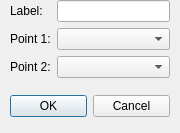
<?xml version="1.0" encoding="UTF-8"?>
<ui version="4.0">
 <class>AddPointMidpoint</class>
 <widget class="QDialog" name="AddPointMidpoint">
  <property name="geometry">
   <rect>
    <x>0</x>
    <y>0</y>
    <width>180</width>
    <height>133</height>
   </rect>
  </property>
  <property name="windowTitle">
   <string>Dialog</string>
  </property>
  <widget class="QDialogButtonBox" name="buttonBox">
   <property name="geometry">
    <rect>
     <x>10</x>
     <y>90</y>
     <width>160</width>
     <height>32</height>
    </rect>
   </property>
   <property name="orientation">
    <enum>Qt::Horizontal</enum>
   </property>
   <property name="standardButtons">
    <set>QDialogButtonBox::Cancel|QDialogButtonBox::Ok</set>
   </property>
  </widget>
  <widget class="QWidget" name="formLayoutWidget">
   <property name="geometry">
    <rect>
     <x>10</x>
     <y>0</y>
     <width>160</width>
     <height>80</height>
    </rect>
   </property>
   <layout class="QFormLayout" name="formLayout">
    <item row="0" column="0">
     <widget class="QLabel" name="labelLabel">
      <property name="text">
       <string>Label:</string>
      </property>
     </widget>
    </item>
    <item row="0" column="1">
     <widget class="QLineEdit" name="labelLineEdit"/>
    </item>
    <item row="1" column="0">
     <widget class="QLabel" name="point1Label">
      <property name="text">
       <string>Point 1:</string>
      </property>
     </widget>
    </item>
    <item row="1" column="1">
     <widget class="QComboBox" name="point1ComboBox"/>
    </item>
    <item row="2" column="0">
     <widget class="QLabel" name="point2Label">
      <property name="text">
       <string>Point 2:</string>
      </property>
     </widget>
    </item>
    <item row="2" column="1">
     <widget class="QComboBox" name="point2ComboBox"/>
    </item>
   </layout>
  </widget>
 </widget>
 <resources/>
 <connections>
  <connection>
   <sender>buttonBox</sender>
   <signal>accepted()</signal>
   <receiver>AddPointMidpoint</receiver>
   <slot>accept()</slot>
   <hints>
    <hint type="sourcelabel">
     <x>248</x>
     <y>254</y>
    </hint>
    <hint type="destinationlabel">
     <x>157</x>
     <y>274</y>
    </hint>
   </hints>
  </connection>
  <connection>
   <sender>buttonBox</sender>
   <signal>rejected()</signal>
   <receiver>AddPointMidpoint</receiver>
   <slot>reject()</slot>
   <hints>
    <hint type="sourcelabel">
     <x>316</x>
     <y>260</y>
    </hint>
    <hint type="destinationlabel">
     <x>286</x>
     <y>274</y>
    </hint>
   </hints>
  </connection>
 </connections>
</ui>
